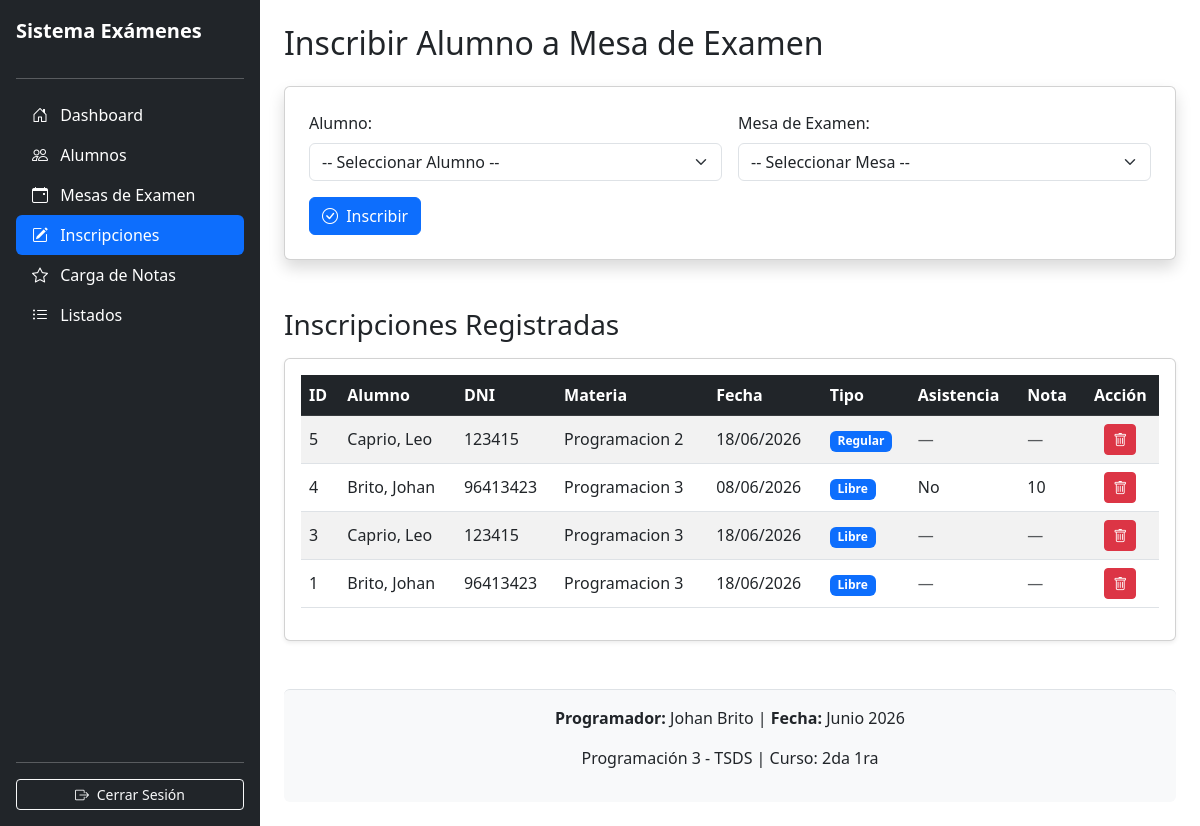
The app's page /mod_inscripciones.php (signed in) with its own data.
### tables this page shows
CREATE TABLE `inscripciones` (
  `id` int(11) NOT NULL,
  `id_alumno` int(11) NOT NULL,
  `id_mesa` int(11) NOT NULL,
  `fecha_inscripcion` date NOT NULL,
  `asistencia` varchar(15) DEFAULT NULL,
  `nota` int(11) DEFAULT NULL
);

CREATE TABLE `alumnos` (
  `id` int(11) NOT NULL,
  `dni` varchar(15) NOT NULL,
  `nombre` varchar(100) NOT NULL,
  `apellido` varchar(100) NOT NULL,
  `email` varchar(100) DEFAULT NULL,
  `telefono` varchar(50) DEFAULT NULL,
  `direccion` varchar(100) NOT NULL
);

CREATE TABLE `mesas_examen` (
  `id` int(11) NOT NULL,
  `fecha` date NOT NULL,
  `materia` varchar(100) NOT NULL,
  `tipo` enum('Regular','Libre') NOT NULL,
  `titular` varchar(100) NOT NULL,
  `pvocal1` varchar(100) NOT NULL,
  `pvocal2` varchar(100) NOT NULL
);

### mod_inscripciones.php (the view, shortened to what this page needs)
<?php
$perfil = $_SESSION['perfil'];
include("conexion.php");
$inscripciones = mysqli_query($enlace, "
    SELECT i.id, a.apellido, a.nombre, a.dni, m.fecha, m.materia, m.tipo, i.asistencia, i.nota
    FROM inscripciones i
    INNER JOIN alumnos a ON i.id_alumno = a.id
    INNER JOIN mesas_examen m ON i.id_mesa = m.id
    ORDER BY i.id DESC
");
?>
<!DOCTYPE html>
<html lang="es">
<head>
    <link href="https://cdn.jsdelivr.net/npm/bootstrap@5.3.0/dist/css/bootstrap.min.css" rel="stylesheet">
    <link rel="stylesheet" href="https://cdn.jsdelivr.net/npm/bootstrap-icons@1.11.3/font/bootstrap-icons.min.css">
</head>
<body>
    <div class="d-flex" style="min-height: 100vh;">
        <div class="d-flex flex-column flex-shrink-0 p-3 text-white bg-dark" style="width: 260px;">
            <a href="index.php" class="d-flex align-items-center mb-3 text-white text-decoration-none">
                <span class="fs-5 fw-bold">Sistema Exámenes</span>
            </a>
            <hr>
            <ul class="nav nav-pills flex-column mb-auto">
                <li><a href="index.php" class="nav-link text-white"><i class="bi bi-house-door me-2"></i> Dashboard</a></li>
                <?php if ($perfil == 'Administrativo'): ?>
                <li><a href="mod_alumnos.php" class="nav-link text-white"><i class="bi bi-people me-2"></i> Alumnos</a></li>
                <li><a href="mod_mesas.php" class="nav-link text-white"><i class="bi bi-calendar-event me-2"></i> Mesas de Examen</a></li>
                <?php endif; ?>
                <li><a href="mod_inscripciones.php" class="nav-link text-white active"><i class="bi bi-pencil-square me-2"></i> Inscripciones</a></li>
                <?php if ($perfil == 'Administrativo'): ?>
                <li><a href="carga_notas.php" class="nav-link text-white"><i class="bi bi-star me-2"></i> Carga de Notas</a></li>
                <li><a href="listados.php" class="nav-link text-white"><i class="bi bi-list-ul me-2"></i> Listados</a></li>
                <?php endif; ?>
            </ul>
            <hr>
            <a href="index.php?cerrar_sesion=1" class="btn btn-outline-light btn-sm"><i class="bi bi-box-arrow-right me-1"></i> Cerrar Sesión</a>
        </div>
        <div class="container-fluid p-4">
            <h2 class="mb-4">Inscribir Alumno a Mesa de Examen</h2>
            <form action="mod_inscripciones.php" method="POST" class="card p-4 shadow mb-5">
                <div class="row g-3">
                    <div class="col-md-6">
                        <label class="form-label">Alumno:</label>
                        <select name="id_alumno" class="form-select" required>
                            <option value="">-- Seleccionar Alumno --</option>
                        </select>
                    </div>
                    <div class="col-md-6">
                        <label class="form-label">Mesa de Examen:</label>
                        <select name="id_mesa" class="form-select" required>
                            <option value="">-- Seleccionar Mesa --</option>
                        </select>
                    </div>
                </div>
                <div class="mt-3">
                    <button type="submit" class="btn btn-primary"><i class="bi bi-check-circle me-1"></i> Inscribir</button>
                </div>
            </form>
            <h3 class="mb-3">Inscripciones Registradas</h3>
            <div class="table-responsive card p-3 shadow-sm mb-5">
                <table class="table table-striped table-hover align-middle">
                    <thead class="table-dark">
                        <tr>
                            <th>ID</th>
                            <th>Alumno</th>
                            <th>DNI</th>
                            <th>Materia</th>
                            <th>Fecha</th>
                            <th>Tipo</th>
                            <th>Asistencia</th>
                            <th>Nota</th>
                            <th class="text-center">Acción</th>
                        </tr>
                    </thead>
                    <tbody>
                        <?php if ($inscripciones && mysqli_num_rows($inscripciones) > 0): ?>
                            <?php while ($row = mysqli_fetch_assoc($inscripciones)): ?>
                                <tr>
                                    <td><?php echo $row['id']; ?></td>
                                    <td><?php echo $row['apellido'] . ', ' . $row['nombre']; ?></td>
                                    <td><?php echo $row['dni']; ?></td>
                                    <td><?php echo $row['materia']; ?></td>
                                    <td><?php echo date('d/m/Y', strtotime($row['fecha'])); ?></td>
                                    <td><span class="badge bg-<?php echo ($row['tipo'] == 'libre') ? 'danger' : 'primary'; ?>"><?php echo ucfirst($row['tipo']); ?></span></td>
                                    <td><?php echo $row['asistencia'] ? $row['asistencia'] : '<span class="text-muted">—</span>'; ?></td>
                                    <td><?php echo $row['nota'] !== null ? $row['nota'] : '<span class="text-muted">—</span>'; ?></td>
                                    <td class="text-center">
                                        <a href="mod_inscripciones.php?eliminar=<?php echo $row['id']; ?>" class="btn btn-sm btn-danger" onclick="return confirm('¿Eliminar esta inscripción?')"><i class="bi bi-trash"></i></a>
                                    </td>
                                </tr>
                            <?php endwhile; ?>
                        <?php else: ?>
                            <tr>
                                <td colspan="9" class="text-center text-muted">No hay inscripciones registradas.</td>
                            </tr>
                        <?php endif; ?>
                    </tbody>
                </table>
            </div>
            <footer class="mt-5 py-3 bg-light text-center border-top rounded">
                <p><strong>Programador:</strong> Johan Brito | <strong>Fecha:</strong> Junio 2026</p>
                <p>Programación 3 - TSDS | Curso: 2da 1ra</p>
            </footer>
        </div>
    </div>
</body>
</html>

### records on screen
inscripciones: id "5", id_alumno.apellido "Caprio", id_alumno.nombre "Leo", id_alumno.dni "123415", id_mesa.materia "Programacion 2", id_mesa.fecha "18/06/2026", id_mesa.tipo "Regular"
inscripciones: id "4", id_alumno.apellido "Brito", id_alumno.nombre "Johan", id_alumno.dni "96413423", id_mesa.materia "Programacion 3", id_mesa.fecha "08/06/2026", id_mesa.tipo "Libre", asistencia "No", nota "10"
inscripciones: id "3", id_alumno.apellido "Caprio", id_alumno.nombre "Leo", id_alumno.dni "123415", id_mesa.materia "Programacion 3", id_mesa.fecha "18/06/2026", id_mesa.tipo "Libre"
inscripciones: id "1", id_alumno.apellido "Brito", id_alumno.nombre "Johan", id_alumno.dni "96413423", id_mesa.materia "Programacion 3", id_mesa.fecha "18/06/2026", id_mesa.tipo "Libre"
